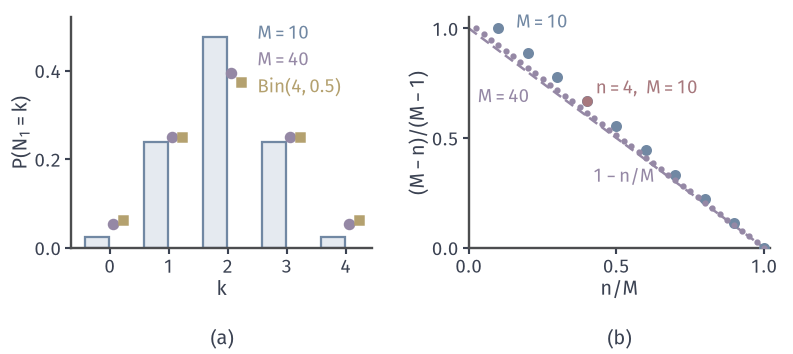

Recreate this plot in Python.
"""Without replacement vs with replacement, class share q1=0.5, n=4 draws.
(a) pmf of N1: hypergeometric with M=10 (K1=5) and M=40 (K1=20), binomial Bin(4,0.5).
(b) variance ratio (M-n)/(M-1) of hypergeometric to multinomial counts for
M=10 and M=40, against the sampling fraction n/M; reference line 1-n/M."""
from pathlib import Path
import sys, math
sys.path.insert(0, str(Path(__file__).resolve().parents[1]/'mvd-common'))
from mvd_fig import *

n = 4
def hyp1(k, M):
    K1 = M//2
    return math.comb(K1, k)*math.comb(M-K1, n-k)/math.comb(M, n)
ks = np.arange(n+1)
h10 = np.array([hyp1(k, 10) for k in ks]); h40 = np.array([hyp1(k, 40) for k in ks])
b = np.array([math.comb(n, k)*.5**n for k in ks])
fig, axes = figure(width_mm=112, height_mm=50, ncols=2)
panel(fig, left=.09, right=.97, top=.95, bottom=.3, wspace=.32)
ax = axes[0]; style(ax)
ax.bar(ks-.22, h10, width=.4, color=BLUE_FILL, edgecolor=BLUE, lw=.9)
ax.plot(ks+.05, h40, 'o', ms=3.6, color=PURPLE, zorder=5)
ax.plot(ks+.22, b, 's', ms=3.4, color=YELLOW, zorder=5)
lab(ax, 2.5, .47, '$M=10$', BLUE, ha='left')
lab(ax, 2.5, .41, '$M=40$', PURPLE, ha='left')
lab(ax, 2.5, .35, r'$\mathrm{Bin}(4,0.5)$', YELLOW, ha='left')
ax.set_xticks(ks); ax.set_ylim(0, .52); ax.set_yticks([0, .2, .4])
axlab(ax, '$k$', r'$\mathrm{P}(N_1=k)$')
ax = axes[1]; style(ax)
f = np.linspace(0, 1, 200)
ax.plot(f, 1-f, color=PURPLE, lw=1.0, ls=DASH)
for M, c, mk in ((10, BLUE, 'o'), (40, PURPLE, '.')):
    nn = np.arange(1, M+1)
    ax.plot(nn/M, (M-nn)/(M-1), mk, ms=3.4 if mk == 'o' else 3.0, color=c, zorder=5)
dot(ax, .4, 6/9)
lab(ax, .43, .7, '$n=4,\\ M=10$', RED, ha='left')
lab(ax, .42, .3, '$1-n/M$', PURPLE, ha='left'); lab(ax, .16, 1.0, '$M=10$', BLUE, ha='left'); lab(ax, .03, .66, '$M=40$', PURPLE, ha='left')
ax.set_xlim(0, 1.02); ax.set_ylim(0, 1.05); ax.set_xticks([0, .5, 1]); ax.set_yticks([0, .5, 1])
axlab(ax, '$n/M$', r'$(M-n)/(M-1)$')
tags(fig, axes)
save(fig, HERE(__file__), 'figure', {'hyp10': h10.round(4).tolist(), 'hyp40': h40.round(4).tolist(), 'binom': b.tolist()})
